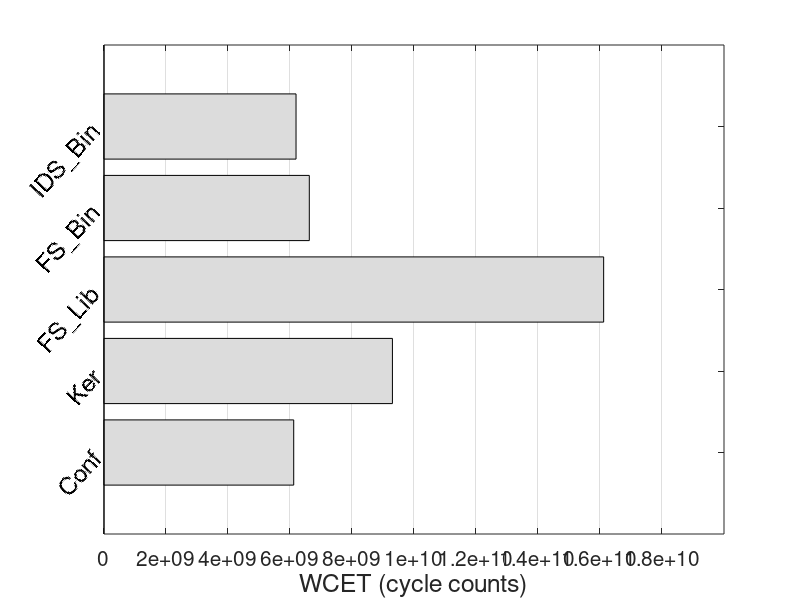

MATLAB code to generate this figure:
clc;
clear all;
close all;
clf;

data = csvread('rdtsc_val_csv.csv');

data = max(data);
data = fliplr(data); %just for good plotting

figure(1);
hold on;
box on;

barh(data, 'FaceColor',[0.862745106220245 0.862745106220245 0.862745106220245]);

% Create axes
set(gca,...
    'YTickLabel',{'Other','Div and Kernerl','FS Lib',' FS bin','TW bin'},...
    'YTick',[1 2 3 4 5],...
    'XTick',[0 2000000000 4000000000 6000000000 8000000000 10000000000 12000000000 14000000000 16000000000 18000000000],...
    'XGrid','on', 'FontSize',15);
X = (1:5);
 

set(gca,'YTick',1:5,'YTickLabel','') 
% Define the labels 
lab = [{'Conf  '};{'Ker  '};{'FS\_Lib  '};{'FS\_Bin  '};{'IDS\_Bin  '}];
% Estimate the location of the labels based on the position 
% of the xlabel 
hx = get(gca,'YLabel');  % Handle to xlabel 
set(hx,'Units','data'); 
pos = get(hx,'Position'); 
y = pos(2); 
% Place the new labels 
for i = 1:size(lab,1) 
    t(i) = text(y,X(i)+0.1,lab(i,:)); 
end 
set(t,'Rotation',48,'HorizontalAlignment','right', 'Fontsize', 18);

% Create xlabel
xlabel('WCET (cycle counts)',  'FontSize',18);
a = get(gca,'XTickLabel');
%set(gca,'XTickLabel',a,'fontsize',12)




